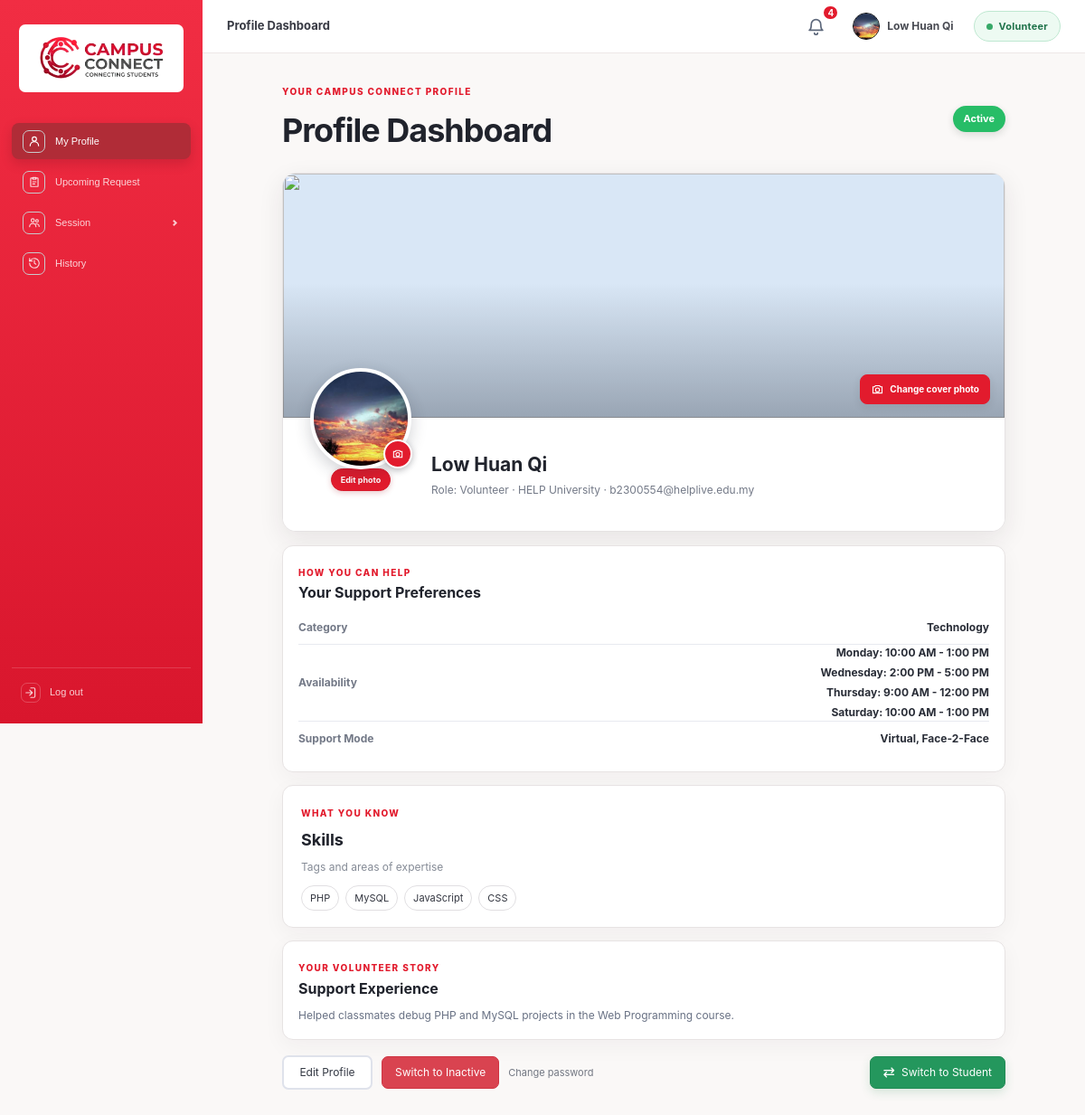
/backend/profile_management/volunteer.php (signed in), run on the app's committed database.
### tables this page shows
CREATE TABLE `users` (
  `id` int(11) NOT NULL AUTO_INCREMENT,
  `email` varchar(150) NOT NULL,
  `full_name` varchar(100) NOT NULL,
  `university_name` varchar(100) NOT NULL,
  `password_hash` varchar(255) NOT NULL,
  `picture_url` varchar(255) DEFAULT NULL,
  `cover_photo_url` varchar(255) DEFAULT NULL,
  `volunteer_picture_url` varchar(255) DEFAULT NULL,
  `volunteer_cover_photo_url` varchar(255) DEFAULT NULL,
  `education` varchar(500) DEFAULT NULL,
  `skills` varchar(500) DEFAULT NULL,
  `support_experience` varchar(1000) DEFAULT NULL,
  `tfa_code` varchar(255) DEFAULT NULL,
  `tfa_expiry` datetime DEFAULT NULL,
  `failed_attempts` int(11) NOT NULL DEFAULT 0,
  `locked_until` datetime DEFAULT NULL,
  `remember_token_hash` char(64) DEFAULT NULL,
  `remember_expires` datetime DEFAULT NULL,
  `reset_code` varchar(6) DEFAULT NULL,
  `reset_expiry` datetime DEFAULT NULL,
  `is_volunteer` char(1) NOT NULL DEFAULT 'N',
  `is_active` char(1) NOT NULL DEFAULT 'N',
  `created_at` datetime NOT NULL DEFAULT current_timestamp(),
  PRIMARY KEY (`id`),
  UNIQUE KEY `uq_users_email` (`email`)
);

### backend/general/account_functions.php (called while the page is built, shortened)
<?php
require_once __DIR__ . '/db.php';
function e($value): string {
    return htmlspecialchars((string)$value, ENT_QUOTES, 'UTF-8');
}
function current_user(): ?array {
    global $pdo;
    $stmt = $pdo->prepare('SELECT * FROM users WHERE id = ?');
    $stmt->execute([$_SESSION['user_id']]);
    $user = $stmt->fetch();
    return $user ?: null;
}
?>

### backend/general/notifications.php (called while the page is built, shortened)
<?php
function notificationTypesForRole(?string $role): array
{
    return match ($role) {
        'student' => ['Session Requested', 'Feedback Received', 'Pending Request'],
        'volunteer' => ['Request Submitted', 'Request Response', 'Status Update', 'Session Scheduled', 'Session Rejected', 'Feedback Reminder'],
        default => [],
    };
}
function notificationRoleFilter(?string $role): array
{
    $types = notificationTypesForRole($role);
    return [' AND notice_type NOT IN (' . implode(', ', array_fill(0, count($types), '?')) . ')', str_repeat('s', count($types))];
}
function bindNotificationQueryParams(mysqli_stmt $stmt, int $userId, ?string $role, string $types): void
{
    $values = array_merge([$userId], notificationTypesForRole($role));
    $params = ['i' . $types];
    foreach ($values as &$value) {
        $params[] = &$value;
    }
    call_user_func_array([$stmt, 'bind_param'], $params);
}
function countUnreadNotifications(mysqli $conn, int $userId, ?string $role = null): int
{
    [$roleFilter, $types] = notificationRoleFilter($role);
    $stmt = $conn->prepare("SELECT COUNT(*) FROM notifications WHERE user_id = ? AND is_read = 'N'" . $roleFilter);
    bindNotificationQueryParams($stmt, $userId, $role, $types);
    $stmt->execute();
    return (int)$stmt->get_result()->fetch_row()[0];
}

### backend/profile_management/volunteer.php (the view, shortened to what this page needs)
<?php
require_once dirname(__DIR__) . '/general/account_functions.php';
require_once dirname(__DIR__) . '/general/dashboard_header.php';
require_once dirname(__DIR__) . '/general/notifications.php';
$user = current_user();
$profilePicture = $user['volunteer_picture_url'] ?? '';
$coverPhoto = $user['volunteer_cover_photo_url'] ?? '';
$stmt = $pdo->prepare('SELECT category, preferred_day, start_time, end_time, support_mode, is_available FROM volunteers WHERE user_id = ? ORDER BY FIELD(preferred_day, \'Monday\', \'Tuesday\', \'Wednesday\', \'Thursday\', \'Friday\', \'Saturday\', \'Sunday\'), start_time');
$stmt->execute([$user['id']]);
$slots = $stmt->fetchAll();
$available = (bool)array_filter($slots, static fn($slot) => ($slot['is_available'] ?? 'N') === 'Y');
$categories = array_values(array_unique(array_column($slots, 'category')));
$skills = array_filter(array_map('trim', explode(',', (string)($user['skills'] ?? ''))));
$daySchedules = [];
foreach ($slots as $slot) $daySchedules[$slot['preferred_day']] = date('g:i A', strtotime($slot['start_time'])) . ' - ' . date('g:i A', strtotime($slot['end_time']));
$modes = array_values(array_unique(array_column($slots, 'support_mode')));
?>
<!DOCTYPE html>
<html lang="en">
<head>
    <link rel="stylesheet" href="<?= BASE_URL ?>/frontend/css/style.css">
    <link rel="stylesheet" href="<?= BASE_URL ?>/frontend/css/profile.css">
</head>
<body class="account-page dashboard-page profile-view-page volunteer-profile-page">
<div class="dashboard-app">
<?php include dirname(__DIR__) . '/general/account_sidebar.php'; ?>
<main class="dashboard-main">
    <?= renderDashboardHeader('Profile Dashboard', $user, null, countUnreadNotifications($conn, (int)$user['id'], 'volunteer')) ?>
    <div class="dashboard-shell profile-dashboard-shell volunteer-profile-shell">
        <div class="profile-page-heading volunteer-profile-heading"><div><span class="account-eyebrow">YOUR CAMPUS CONNECT PROFILE</span><h1>Profile Dashboard</h1></div><span class="volunteer-status <?= $available ? 'is-active' : 'is-paused' ?>"><?= $available ? 'Active' : 'Inactive' ?></span></div>
        <section class="profile-showcase-card">
            <a class="profile-cover" href="<?= BASE_URL ?>/profile_cover.php" aria-label="Change cover photo">
                <img class="profile-cover-image" src="<?= e($coverPhoto ?: DEFAULT_COVER_PHOTO) ?>" alt="">
                <span class="profile-cover-action"><svg viewBox="0 0 24 24" aria-hidden="true"><path d="M4 7.5h3l1.4-2h7.2l1.4 2h3v11H4z"/><circle cx="12" cy="13" r="3.5"/></svg>Change cover photo</span>
            </a>
            <div class="profile-identity-card">
                <div class="profile-avatar-wrap">
                    <a class="profile-identity-avatar" href="<?= BASE_URL ?>/profile_picture.php" aria-label="Change profile photo"><img src="<?= e($profilePicture ?: DEFAULT_PROFILE_PICTURE) ?>" alt=""></a>
                    <a class="profile-avatar-camera" href="<?= BASE_URL ?>/profile_picture.php" aria-label="Change profile photo"><svg viewBox="0 0 24 24" aria-hidden="true"><path d="M4 7.5h3l1.4-2h7.2l1.4 2h3v11H4z"/><circle cx="12" cy="13" r="3.5"/></svg></a>
                    <a class="profile-photo-edit" href="<?= BASE_URL ?>/profile_picture.php">Edit photo</a>
                </div>
                <div class="profile-identity-copy"><h2><?= e($user['full_name']) ?></h2><p>Role: Volunteer <span aria-hidden="true">·</span> <?= e($user['university_name'] ?? 'Campus Connect') ?> <span aria-hidden="true">·</span> <?= e($user['email']) ?></p></div>
            </div>
        </section>
        <section class="volunteer-preferences-card">
            <span class="account-eyebrow">HOW YOU CAN HELP</span>
            <h2>Your Support Preferences</h2>
            <div class="volunteer-preference-row"><span>Category</span><strong><?= $categories ? e(implode(', ', $categories)) : 'Not set' ?></strong></div>
            <div class="volunteer-preference-row"><span>Availability</span><div class="volunteer-schedule-list"><?php foreach ($daySchedules as $day => $time): ?><span><?= e($day) ?>: <?= e($time) ?></span><?php endforeach; ?></div></div>
            <div class="volunteer-preference-row"><span>Support Mode</span><strong><?= $modes ? e(implode(', ', $modes)) : 'Not set' ?></strong></div>
        </section>
        <section class="volunteer-skills-card"><span class="account-eyebrow">WHAT YOU KNOW</span><h2>Skills</h2><p class="profile-skill-hint">Tags and areas of expertise</p><div class="profile-skill-list"><?php foreach ($skills as $skill): ?><span><?= e($skill) ?></span><?php endforeach; ?><?php if (!$skills): ?><span class="profile-empty-skill">Add skills to help students find you.</span><?php endif; ?></div></section>
        <section class="volunteer-experience-card"><span class="account-eyebrow">YOUR VOLUNTEER STORY</span><h2>Support Experience</h2><p><?= nl2br(e($user['support_experience'] ?: 'Add your peer support, teaching, mentoring, or volunteering experience to help students get to know you.')) ?></p></section>
        <div class="volunteer-profile-actions">
            <a class="btn btn-secondary" href="<?= BASE_URL ?>/edit_profile.php">Edit Profile</a>
            <?php if ($isVolunteer): ?>
                <form method="post" data-confirm-title="Switch to <?= $available ? 'Inactive' : 'Active' ?>?" data-confirm-message="<?= $available ? 'You will no longer appear available for new student requests. Your schedule will remain saved.' : 'Your volunteer profile will appear available for new student requests.' ?>" data-confirm-submit="Switch status" data-confirm-icon="<?= $available ? 'inactive' : 'active' ?>"><input type="hidden" name="csrf_token" value="<?= e(csrf_token()) ?>"><input type="hidden" name="action" value="<?= $available ? 'inactive' : 'active' ?>"><button class="btn <?= $available ? 'btn-inactive' : 'btn-active' ?>" type="submit" <?= !$available ? 'style="border:1px solid #218b55 !important;color:#218b55 !important;background:#fff !important" onmouseenter="this.style.setProperty(\'background-color\',\'#218b55\',\'important\');this.style.setProperty(\'color\',\'#fff\',\'important\')" onmouseleave="this.style.setProperty(\'background-color\',\'#fff\',\'important\');this.style.setProperty(\'color\',\'#218b55\',\'important\')" onfocus="this.style.setProperty(\'background-color\',\'#218b55\',\'important\');this.style.setProperty(\'color\',\'#fff\',\'important\')" onblur="this.style.setProperty(\'background-color\',\'#fff\',\'important\');this.style.setProperty(\'color\',\'#218b55\',\'important\')"' : '' ?>>Switch to <?= $available ? 'Inactive' : 'Active' ?></button></form>
                <a class="profile-security-link" href="<?= BASE_URL ?>/change_password.php">Change password</a>
                <form method="post" data-confirm-title="Switch to Student?" data-confirm-message="You will stop appearing as available to students. Your volunteer profile and schedule will remain saved." data-confirm-submit="Switch to Student" data-confirm-icon="switch"><input type="hidden" name="csrf_token" value="<?= e(csrf_token()) ?>"><input type="hidden" name="action" value="student"><button class="btn btn-plain" type="submit">Switch to Student</button></form>
            <?php endif; ?>
        </div>
    </div>
</main>
</div>
</body>
</html>

### backend/general/dashboard_header.php (shortened to what this page needs)
<?php
function renderDashboardHeader(string $title, array $user, ?array $back = null, int $unreadNotifications = 0): string
{
    $backLink = '';
    $isVolunteer = ($user['is_volunteer'] ?? 'N') === 'Y';
    $name        = $user['full_name'] ?? 'Student';
    $picture     = $isVolunteer ? ($user['volunteer_picture_url'] ?? '') : ($user['picture_url'] ?? '');
    $avatar = '<img src="' . htmlspecialchars($picture ?: DEFAULT_PROFILE_PICTURE) . '" alt="">';
    $scriptKey = basename(dirname($_SERVER['SCRIPT_NAME'] ?? '')) . '/' . basename($_SERVER['SCRIPT_NAME'] ?? '');
    $isNotificationsPage = $scriptKey === 'notification_management/notifications.php';
    $bellLabel = $isNotificationsPage
        ? 'Close notifications'
        : ($unreadNotifications > 0 ? "Notifications, $unreadNotifications unread" : 'Notifications');
    $bellHref = $isNotificationsPage
        ? BASE_URL . ($isVolunteer ? '/volunteer.php' : '/profile.php')
        : BASE_URL . '/backend/notification_management/notifications.php';
    $bell = '<a class="dashboard-bell"' . ($isNotificationsPage ? ' data-notification-toggle="close"' : '')
          . ' href="' . $bellHref . '" title="' . $bellLabel . '" aria-label="' . $bellLabel . '">'
          . '<svg viewBox="0 0 24 24" aria-hidden="true"><path d="M6 9a6 6 0 0 1 12 0c0 6 2.5 7.5 2.5 7.5h-17S6 15 6 9z"/><path d="M10 20a2 2 0 0 0 4 0"/></svg>'
          . ($unreadNotifications > 0 ? '<span class="dashboard-bell-badge">' . ($unreadNotifications > 9 ? '9+' : $unreadNotifications) . '</span>' : '')
          . '</a>';
    return '<header class="dashboard-header">'
         . '<div class="dashboard-header-title">' . $backLink . '<span>' . htmlspecialchars($title) . '</span></div>'
         . '<nav class="dashboard-nav" aria-label="Account navigation">'
         . $bell
         . '<a class="dashboard-user-chip" href="' . BASE_URL . ($isVolunteer ? '/volunteer.php' : '/profile.php') . '" aria-label="View your profile">'
         . '<span class="dashboard-user-avatar">' . $avatar . '</span>' . htmlspecialchars($name) . '</a>'
         . '<span class="dashboard-role-badge ' . ($isVolunteer ? 'is-volunteer' : 'is-student') . '" aria-label="Current role: ' . ($isVolunteer ? 'Volunteer' : 'Student') . '">' . ($isVolunteer ? 'Volunteer' : 'Student') . '</span>'
         . '</nav></header>'
         . ($isNotificationsPage
             ? '<script>(function () {'
             . 'var closeLink = document.querySelector("[data-notification-toggle=\\"close\\"]");'
             . 'if (!closeLink) { return; }'
             . 'closeLink.addEventListener("click", function (event) {'
             . '  if (window.history.length < 2 || !document.referrer) { return; }'
             . '  if (document.referrer === window.location.origin || document.referrer.indexOf(window.location.origin + "/") === 0) {'
             . '    event.preventDefault();'
             . '    window.history.back();'
             . '  }'
             . '});'
             . '})();</script>'
             : '');
}

### data on the page
users: volunteer_picture_url (picture), full_name "Low Huan Qi", university_name "HELP University", email "b2300554@helplive.edu.my", skills "PHP", skills "MySQL", skills "JavaScript", skills "CSS", support_experience "Helped classmates debug PHP and MySQL projects in the Web Programming course."

### other printed values
$title "Profile Dashboard"
$unreadNotifications "4"
implode(', ', $categories) "Technology"
$day "Monday"
$time "10:00 AM - 1:00 PM"
$day "Wednesday"
$time "2:00 PM - 5:00 PM"
$day "Thursday"
$time "9:00 AM - 12:00 PM"
$day "Saturday"
implode(', ', $modes) "Virtual, Face-2-Face"
